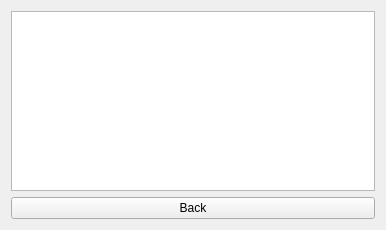
<?xml version="1.0" encoding="UTF-8"?>
<ui version="4.0">
 <class>ConsoleWidget</class>
 <widget class="QWidget" name="ConsoleWidget">
  <property name="geometry">
   <rect>
    <x>0</x>
    <y>0</y>
    <width>386</width>
    <height>230</height>
   </rect>
  </property>
  <property name="windowTitle">
   <string>ConsoleWidget</string>
  </property>
  <layout class="QVBoxLayout" name="verticalLayout">
   <item>
    <widget class="QPlainTextEdit" name="text_area"/>
   </item>
   <item>
    <widget class="QPushButton" name="button_back">
     <property name="text">
      <string>Back</string>
     </property>
    </widget>
   </item>
  </layout>
 </widget>
 <resources/>
 <connections/>
</ui>
